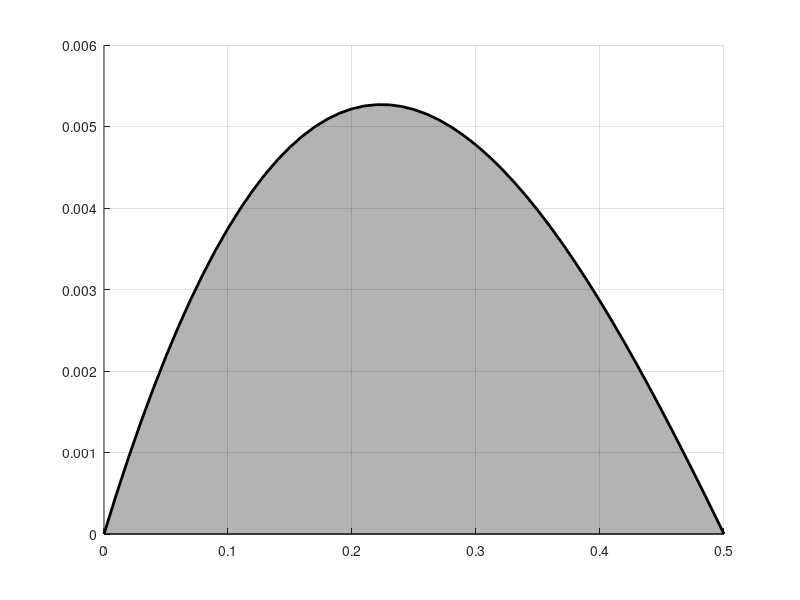

Source code (MATLAB):
clear
clc
d=0:0.01:0.5
K = (0.25.*((d).*((1-d).^3).*(1-(2.*d))))./ ((-(2.*d.^3)+(9.*d.^2)-(12.*d)+5))
hold on
plot (d,K,'Color','k','LineWidth',2,'MarkerSize',4)
ylim ([0 0.006])
xlim ([0 0.5])
hold on
grid on
fill(d,K,'k','FaceAlpha',0.3)
hold on